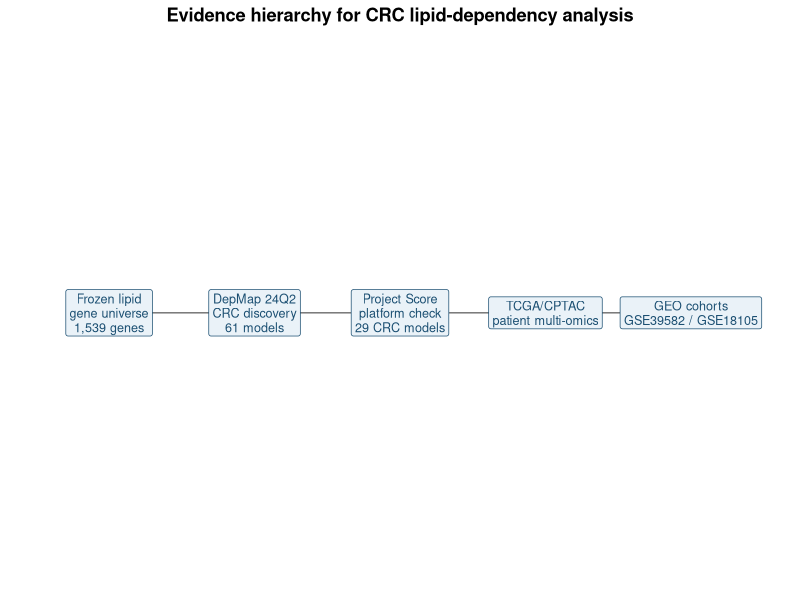

Reproduce this figure in R.
suppressPackageStartupMessages(library(ggplot2))
workflow <- data.frame(
  x = c(1, 2, 3, 4, 5),
  y = 1,
  label = c("Frozen lipid\ngene universe\n1,539 genes", "DepMap 24Q2\nCRC discovery\n61 models", "Project Score\nplatform check\n29 CRC models", "TCGA/CPTAC\npatient multi-omics", "GEO cohorts\nGSE39582 / GSE18105")
)
p <- ggplot(workflow, aes(x, y)) +
  geom_segment(data = data.frame(x = 1:4, xend = 2:5, y = 1, yend = 1),
               aes(x = x, xend = xend, y = y, yend = yend),
               arrow = arrow(length = unit(0.18, "cm")), color = "grey45") +
  geom_label(aes(label = label), size = 3.2, linewidth = 0.3,
             fill = "#EAF2F8", color = "#1B4F72", lineheight = 0.95) +
  scale_x_continuous(limits = c(.5, 5.5), breaks = NULL) +
  scale_y_continuous(limits = c(.7, 1.3), breaks = NULL) +
  labs(title = "Evidence hierarchy for CRC lipid-dependency analysis") +
  theme_void() + theme(plot.title = element_text(hjust = .5, face = "bold"))
png("figures/Figure1_study_workflow.png", width = 3600, height = 1200, res = 300)
print(p)
dev.off()
cat("Workflow figure generated\n")
